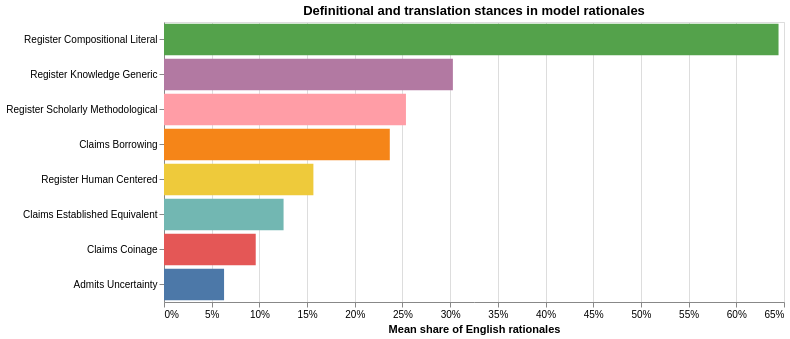

Write notebook code for a chart like this one.
### Markdown cell above
## 8.2 What the Rationales Claim

Rationale signals are aggregated across the English-language prompt variants. They remain claims made by models, not verification. I distinguish definitional registers from translation stances such as asserting an established equivalent, recommending borrowing, proposing coinage, or admitting uncertainty.

### Code cell
rationale_cols = [
    'claims_established_equivalent', 'claims_borrowing',
    'claims_coinage', 'admits_uncertainty',
    'register_compositional_literal', 'register_scholarly_methodological',
    'register_human_centered', 'register_knowledge_generic',
]
rationale_summary = patterns[rationale_cols].mean().sort_values(ascending=False).rename('share_of_rationales').reset_index(name='share_of_rationales').rename(columns={'index': 'signal'})
rationale_summary['label'] = rationale_summary['signal'].str.replace('_', ' ').str.title()
display(rationale_summary)

rationale_chart = alt.Chart(rationale_summary).mark_bar().encode(
    y=alt.Y('label:N', sort='-x', title=None),
    x=alt.X('share_of_rationales:Q', title='Mean share of English rationales', axis=alt.Axis(format='%')),
    color=alt.Color('signal:N', legend=None, scale=alt.Scale(scheme='tableau10')),
).properties(width=620, height=280, title='Definitional and translation stances in model rationales')
display(rationale_chart)
save_chart(rationale_chart, str(FIGURE_DIR / 'rationale_stances_in_disagreement_analysis.png'))

### Figure 1 — Vega specification as saved in the notebook (floating-point values rounded to 4 significant figures)
{"$schema": "https://vega.github.io/schema/vega/v6.json", "data": [{"name": "source_0"}, {"name": "data_0", "values": [{"label": "Register Compositional Literal", "share_of_rationales_end": 0.6443, "share_of_rationales_start": 0.0, "signal": "register_compositional_literal"}, {"label": "Register Knowledge Generic", "share_of_rationales_end": 0.3029, "share_of_rationales_start": 0.0, "signal": "register_knowledge_generic"}, {"label": "Register Scholarly Methodological", "share_of_rationales_end": 0.2537, "share_of_rationales_start": 0.0, "signal": "register_scholarly_methodological"}, {"label": "Claims Borrowing", "share_of_rationales_end": 0.2367, "share_of_rationales_start": 0.0, "signal": "claims_borrowing"}, {"label": "Register Human Centered", "share_of_rationales_end": 0.1566, "share_of_rationales_start": 0.0, "signal": "register_human_centered"}, {"label": "Claims Established Equivalent", "share_of_rationales_end": 0.1254, "share_of_rationales_start": 0.0, "signal": "claims_established_equivalent"}, {"label": "Claims Coinage", "share_of_rationales_end": 0.09616, "share_of_rationales_start": 0.0, "signal": "claims_coinage"}, {"label": "Admits Uncertainty", "share_of_rationales_end": 0.06297, "share_of_rationales_start": 0.0, "signal": "admits_uncertainty"}]}, {"name": "source_0_y_domain_label", "values": [{"label": "Register Compositional Literal", "sort_field": 0.6443}, {"label": "Register Knowledge Generic", "sort_field": 0.3029}, {"label": "Register Scholarly Methodological", "sort_field": 0.2537}, {"label": "Claims Borrowing", "sort_field": 0.2367}, {"label": "Register Human Centered", "sort_field": 0.1566}, {"label": "Claims Established Equivalent", "sort_field": 0.1254}, {"label": "Claims Coinage", "sort_field": 0.09616}, {"label": "Admits Uncertainty", "sort_field": 0.06297}]}, {"name": "data_0_color_domain_signal", "values": [{"signal": "register_compositional_literal"}, {"signal": "register_knowledge_generic"}, {"signal": "register_scholarly_methodological"}, {"signal": "claims_borrowing"}, {"signal": "register_human_centered"}, {"signal": "claims_established_equivalent"}, {"signal": "claims_coinage"}, {"signal": "admits_uncertainty"}]}], "marks": [{"type": "rect", "name": "marks", "from": {"data": "data_0"}, "encode": {"update": {"y": {"field": "label", "scale": "y"}, "height": {"signal": "max(0.25, bandwidth('y'))"}, "x2": {"field": "share_of_rationales_start", "scale": "x"}, "x": {"field": "share_of_rationales_end", "scale": "x"}, "fill": {"field": "signal", "scale": "color"}}}, "style": ["bar"]}], "scales": [{"name": "x", "type": "linear", "domain": {"data": "data_0", "fields": ["share_of_rationales_start", "share_of_rationales_end"]}, "range": [0, {"signal": "width"}], "nice": true, "zero": true}, {"name": "y", "type": "band", "domain": {"data": "source_0_y_domain_label", "field": "label", "sort": {"op": "max", "field": "sort_field", "order": "descending"}}, "range": [0, {"signal": "height"}], "paddingInner": 0.1, "paddingOuter": 0.05}, {"name": "color", "type": "ordinal", "domain": {"data": "data_0_color_domain_signal", "field": "signal", "sort": true}, "range": {"scheme": "tableau10"}}], "axes": [{"scale": "x", "orient": "bottom", "aria": false, "domain": false, "ticks": false, "labels": false, "gridScale": "y", "maxExtent": 0, "tickCount": {"signal": "ceil(width/40)"}, "grid": true, "minExtent": 0, "zindex": 0}, {"scale": "x", "labelFlush": true, "tickCount": {"signal": "ceil(width/40)"}, "orient": "bottom", "grid": false, "format": "%", "title": "Mean share of English rationales", "labelOverlap": true, "zindex": 0}, {"scale": "y", "orient": "left", "grid": false, "zindex": 0}], "title": {"text": "Definitional and translation stances in model rationales", "frame": "group"}, "background": "white", "style": "cell", "padding": 5, "width": 620, "height": 280}
